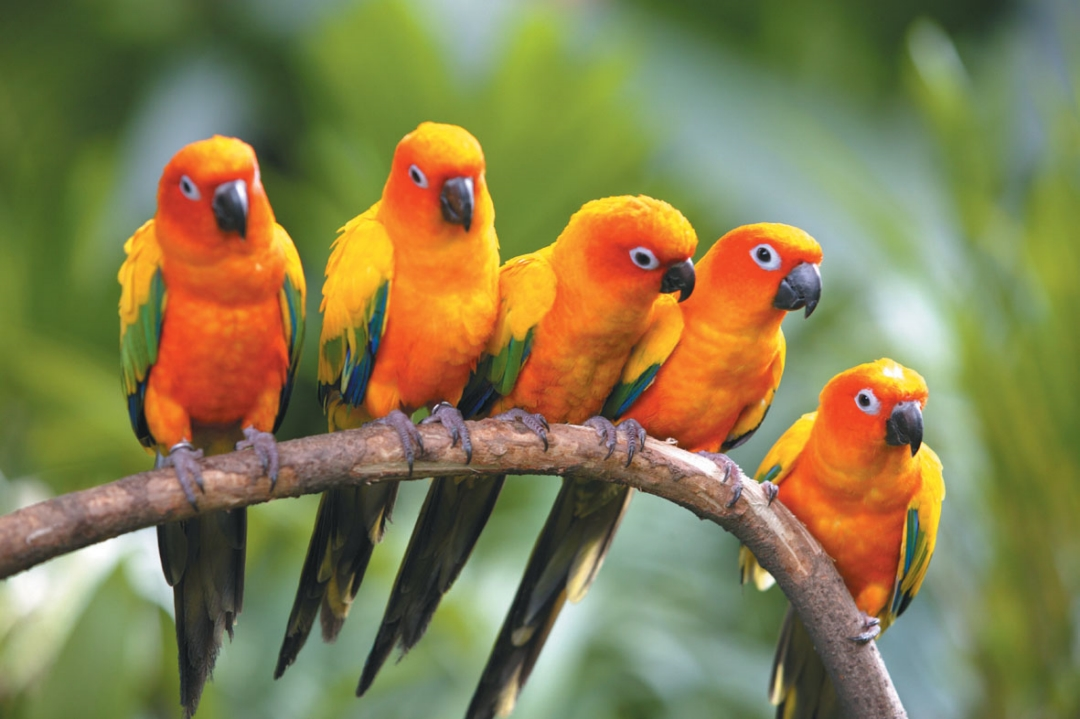
#> input picture Angry-Birds-Wallpapers.jpg, 1080 x 719 px
$ python kmeans.py Angry-Birds-Wallpapers.jpg
#> lines starting #> are read from the running program, lines starting #| are printed output that depends on the picture
import sys
from skimage import io
from sklearn.cluster import KMeans
import numpy as np

# reading filename

filename = sys.argv[1]

# reading the image
image = io.imread(filename)
#> image is the input picture: shape (719, 1080, 3); mean R, G, B 133.1, 125.5, 79.6

# preprocessing
rows, cols = image.shape[0], image.shape[1]
#> rows = 719; cols = 1080
image = image.reshape(rows * cols, 3)

# modelling
print('Compressing...')
print('Note: This can take a while for a large image file.')
kMeans = KMeans(n_clusters = 16)
kMeans.fit(image)

# getting centers and labels
centers = np.asarray(kMeans.cluster_centers_, dtype=np.uint8)
labels = np.asarray(kMeans.labels_, dtype = np.uint8)
labels = np.reshape(labels, (rows, cols))
print('Almost done.')

# reconstructing the image
newImage = np.zeros((rows, cols, 3), dtype=np.uint8)
for i in range(rows):
    for j in range(cols):
            # assinging every pixel the rgb color of their label's center
            newImage[i, j, :] = centers[labels[i, j], :]
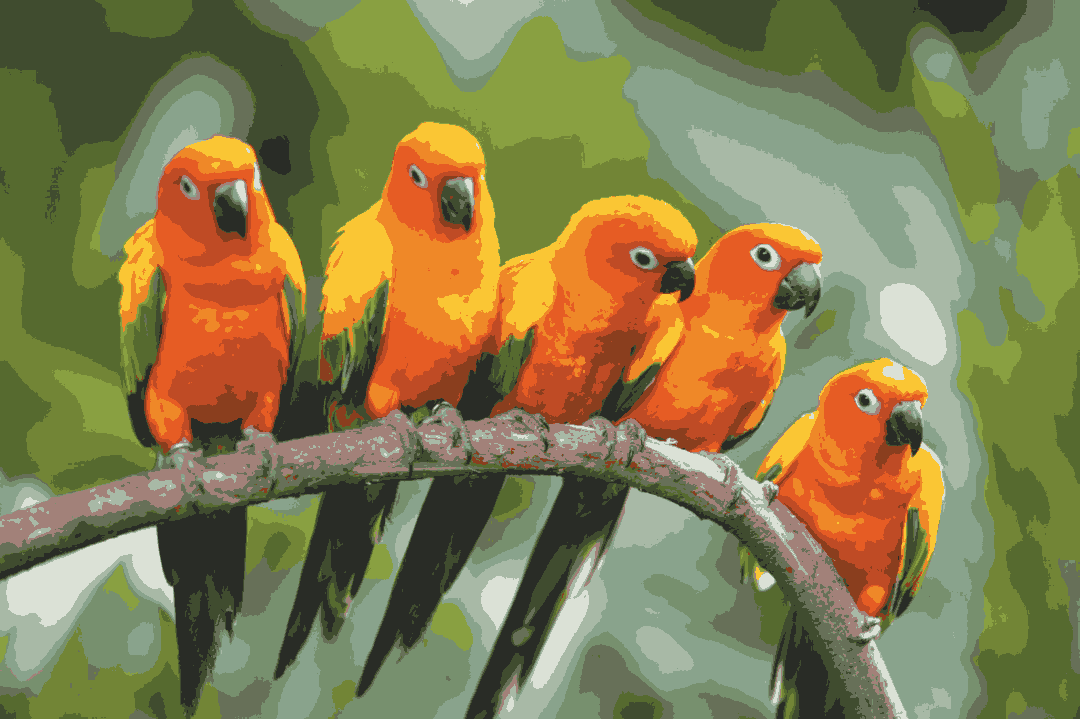
#> newImage: shape (719, 1080, 3); mean of channels 0, 1, 2 132.7, 125.1, 79.2; drawn as R, G, B
io.imsave(filename.split('.')[0] + '-compressed.png', newImage)

print('Image has been compressed sucessfully.')
